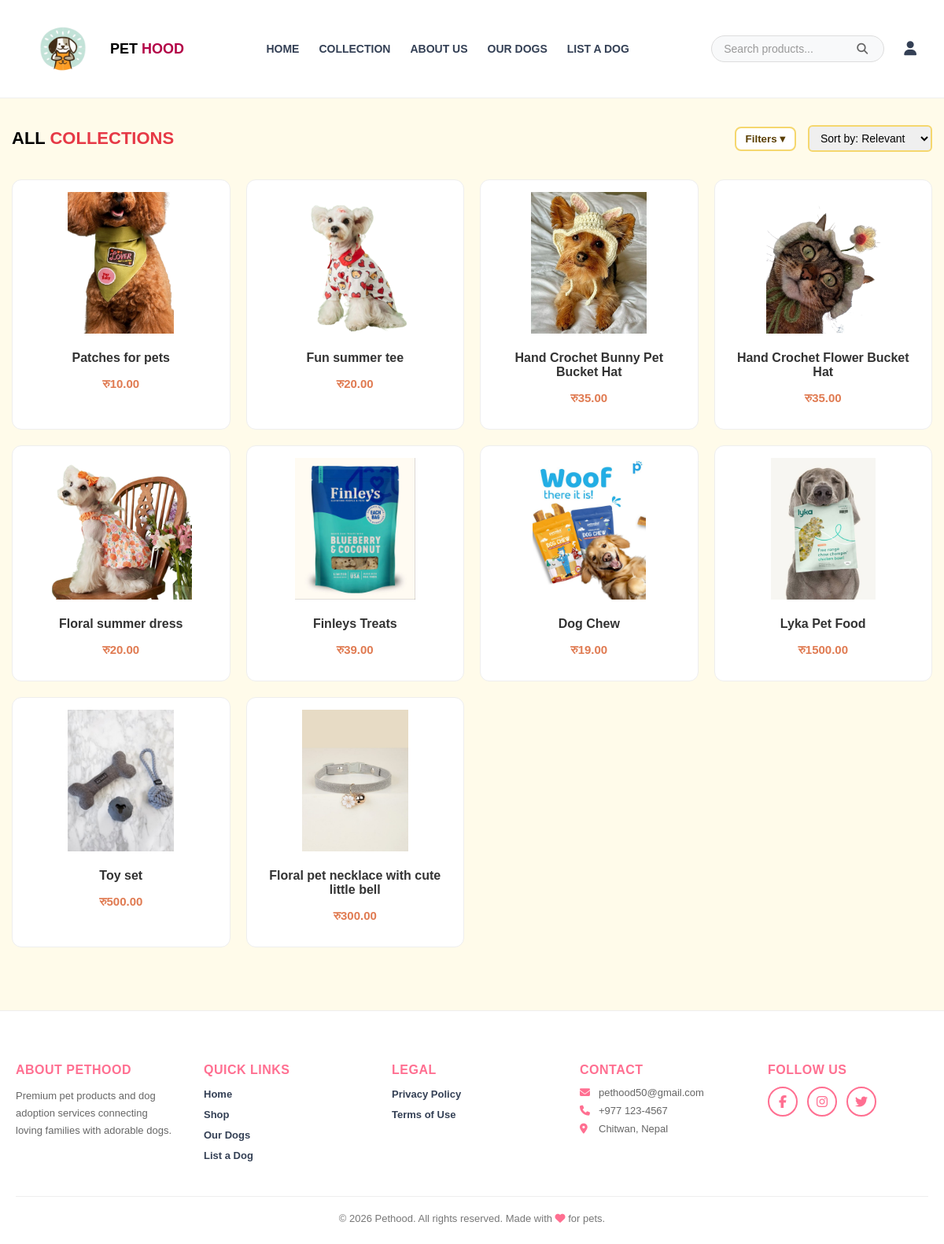
Page /shop on the committed database.
### shop/models.py (models this page shows, shortened)
class Product(models.Model):
    CATEGORY_CHOICES = [
        ('food', 'Food'),
        ('clothes', 'Clothes'),
        ('accessories', 'Accessories'),
    ]
    name = models.CharField(max_length=200)
    slug = models.SlugField(max_length=250, unique=True, blank=True, null=True)
    category = models.CharField(max_length=20, choices=CATEGORY_CHOICES)
    price = models.DecimalField(max_digits=10, decimal_places=2)
    description = models.TextField()
    image = models.ImageField(upload_to='products/')
    sizes = models.ManyToManyField(Size, blank=True)   #  multiple sizes

### shop/views.py (the view)
# urls.py: path('shop', views.shop_home, name='shop_home'),
def shop_home(request):
    selected_categories = request.GET.getlist('category')
    sort_option = request.GET.get('sort')
    selected_size = request.GET.get('size')  # optional size filter
    products = Product.objects.all()
    if selected_categories and "all" not in selected_categories:
        products = products.filter(category__in=selected_categories)
    if selected_size:
        products = products.filter(sizes__name=selected_size)
    if sort_option == "price_low":
        products = products.order_by('price')
    elif sort_option == "price_high":
        products = products.order_by('-price')
    context = {
        "products": products,
        "categories": Product.CATEGORY_CHOICES,
        "selected_categories": selected_categories,
    }
    return render(request, "shop.html", context)

### shop/context_processors.py (called while the page is built)
def cart_count(request):
    if request.user.is_authenticated:
        cart, _ = Cart.objects.get_or_create(user=request.user)
        count = cart.items.count()
    else:
        count = 0
    return {'cart_count': count}

### templates/shop.html (shortened to what this page needs)
{% extends 'base.html' %}
{% load static %}
{% block content %}
<div class="collections-container">
  <section class="products">
    <div class="products-header">
      <h2>ALL <span>COLLECTIONS</span></h2>
      <div class="controls">
        <div class="filters-dropdown">
          <button class="dropdown-btn">Filters ▾</button>
        </div>
        <form method="get" class="sort-form">
          <select name="sort" id="sort">
            <option value="">Sort by: Relevant</option>
          </select>
        </form>
      </div>
    </div>
    <div class="product-grid">
      {% for product in products %}
        <a href="{% url 'productdetails' product.slug %}" class="product-card">
          <img src="{{ product.image.url }}" alt="{{ product.name }}">
          <h4>{{ product.name }}</h4>
          <p class="price">रु{{ product.price }}</p>
        </a>
      {% empty %}
        <p>No products found.</p>
      {% endfor %}
    </div>
  </section>
</div>
{% endblock %}

### static/base.css (style rules this page uses)
* { box-sizing: border-box; }
body { margin: 0; font-family: Arial, sans-serif; }

### templates/shop.html (style rules this page uses)
body { font-family: Arial, sans-serif; margin: 0; background: #fffbea; color: #333; }
.collections-container { max-width: 1300px; margin: 20px auto; padding: 0 15px; }
.products-header { display: flex; justify-content: space-between; align-items: center; flex-wrap: wrap; margin-bottom: 20px; }
.products-header h2 { font-size: 22px; font-weight: bold; text-transform: uppercase; color: #000; }
.products-header h2 span { color: #e63946; }
.controls { display: flex; gap: 15px; align-items: center; }
.filters-dropdown { position: relative; display: inline-block; }
.dropdown-btn { background: #fff; border: 2px solid #f5d76e; border-radius: 8px; padding: 6px 12px; cursor: pointer; font-weight: bold; color: #5a3e00; transition: 0.2s; }
.sort-form select { padding: 6px 10px; border: 2px solid #f5d76e; border-radius: 6px; font-size: 14px; cursor: pointer; }
.product-grid { display: grid; grid-template-columns: repeat(auto-fit, minmax(230px, 1fr)); gap: 20px; }
.product-card { background: #fff; border-radius: 12px; text-align: center; padding: 15px; text-decoration: none; color: inherit; border: 1px solid #eee; transition: 0.3s; }
.product-card img { width: 90%; height: 180px; object-fit: contain; margin-bottom: 10px; }
.product-card h4 { font-size: 16px; font-weight: 600; margin: 8px 0; }
.price { color: #e07b52; font-weight: bold; font-size: 15px; }

### rows in the picture
Product: image (picture), name "Patches for pets", price "10.00"
Product: image (picture), name "Fun summer tee", price "20.00"
Product: image (picture), name "Hand Crochet Bunny Pet Bucket Hat", price "35.00"
Product: image (picture), name "Hand Crochet Flower Bucket Hat", price "35.00"
Product: image (picture), name "Floral summer dress", price "20.00"
Product: image (picture), name "Finleys Treats", price "39.00"
Product: image (picture), name "Dog Chew", price "19.00"
Product: image (picture), name "Lyka Pet Food", price "1500.00"
Product: image (picture), name "Toy set", price "500.00"
Product: image (picture), name "Floral pet necklace with cute little bell", price "300.00"
